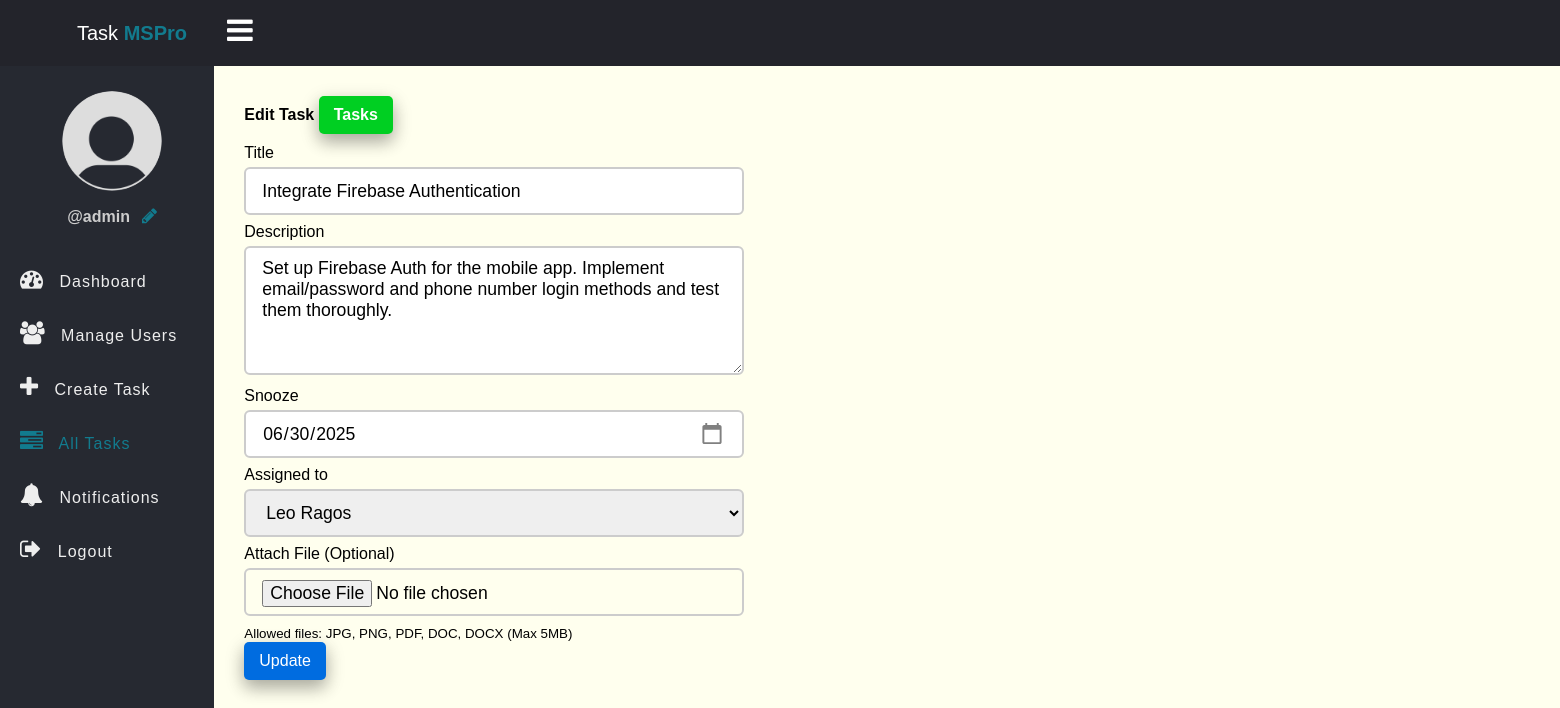
Screenshot of /edit-task.php?id=47 (signed in) with the database file from the repository.
### tables this page shows
CREATE TABLE `tasks` (
  `id` int(11) NOT NULL,
  `title` varchar(100) NOT NULL,
  `description` text DEFAULT NULL,
  `assigned_to` int(11) DEFAULT NULL,
  `due_date` date DEFAULT NULL,
  `status` enum('pending','in_progress','completed') DEFAULT 'pending',
  `created_at` timestamp NOT NULL DEFAULT current_timestamp(),
  `file_name` varchar(255) DEFAULT NULL
);

### app/model/Task.php (called while the page is built, shortened)
<?php
function get_task_by_id($conn, $id){
	$sql = "SELECT * FROM tasks WHERE id =? ";
	$stmt = $conn->prepare($sql);
	$stmt->execute([$id]);
	if($stmt->rowCount() > 0){
		$task = $stmt->fetch();
	}else $task = 0;
	return $task;
}

### app/model/User.php (called while the page is built, shortened)
<?php
function get_all_users($conn){
	$sql = "SELECT * FROM users WHERE role =? ";
	$stmt = $conn->prepare($sql);
	$stmt->execute(["employee"]);
	if($stmt->rowCount() > 0){
		$users = $stmt->fetchAll();
	}else $users = 0;
	return $users;
}

### edit-task.php (the view, shortened to what this page needs)
<?php
if (isset($_SESSION['role']) && isset($_SESSION['id']) && $_SESSION['role'] == "admin") {
    include "DB_connection.php";
    include "app/Model/Task.php";
    include "app/Model/User.php";
    $id = $_GET['id'];
    $task = get_task_by_id($conn, $id);
   $users = get_all_users($conn);
 ?>
<!DOCTYPE html>
<html>
<head>
	<link rel="stylesheet" href="https://stackpath.bootstrapcdn.com/font-awesome/4.7.0/css/font-awesome.min.css">
	<link rel="stylesheet" href="css/style.css">
</head>
<body>
	<?php include "inc/header.php" ?>
	<div class="body">
		<?php include "inc/nav.php" ?>
		<section class="section-1">
			<h4 class="title">Edit Task <a href="tasks.php">Tasks</a></h4>
			<form class="form-1"
			      method="POST"
			      action="app/update-task.php"
                  enctype="multipart/form-data">
				<div class="input-holder">
					<lable>Title</lable>
					<input type="text" name="title" class="input-1" placeholder="Full Name" value="<?=$task['title']?>"><br>
				</div>
				<div class="input-holder">
					<lable>Description</lable>
					<textarea name="description" rows="5" class="input-1" ><?=$task['description']?></textarea><br>
				</div>
				<div class="input-holder">
					<lable>Snooze</lable>
					<input type="date" name="due_date" class="input-1" placeholder="Snooze" value="<?=$task['due_date']?>"><br>
				</div>
            <div class="input-holder">
					<lable>Assigned to</lable>
					<select name="assigned_to" class="input-1">
						<?php if ($users !=0) {
							foreach ($users as $user) {
								if ($task['assigned_to'] == $user['id']) { ?>
									<option selected value="<?=$user['id']?>"><?=$user['full_name']?></option>
						<?php }else{ ?>
                  <option value="<?=$user['id']?>"><?=$user['full_name']?></option>
						<?php } } } ?>
					</select><br>
				</div>
				<div class="input-holder">
					<lable>Attach File (Optional)</lable>
					<input type="file" name="file" class="input-1" accept=".jpg,.jpeg,.png,.pdf,.doc,.docx"><br>
					<small>Allowed files: JPG, PNG, PDF, DOC, DOCX (Max 5MB)</small>
				</div>
				<button class="edit-btn">Update</button>
			</form>
		</section>
	</div>
</body>
</html>
<?php }else{
   $em = "Login First!";
   header("Location: login.php?error=$em");
   exit();
}
 ?>

### css/style.css (style rules this page uses)
* { padding: 0; margin: 0; box-sizing: border-box; font-family: arial, sans-serif; }
.body { display: flex; }
.section-1 { padding: 30px; }
.section-1 .title { margin-bottom: 10px; }
.section-1 .title a { text-decoration: none; display: inline-block; padding-left: 10px; border: none; background: #00CF22; padding: 10px 15px; color: #fff; font-size: 16px; border-radius: 5px; cursor: pointer; outline: none; transition: background 1s; box-shadow: 0 8px 16px 0 rgba(0,0,0,0.2), 0 6px 20px 0 rgba(0,0,0,0.19); }
.section-1 { width: 100%; background: #ffe; }
.edit-btn { text-decoration: none; display: inline-block; padding-left: 10px; border: none; background: #006CE0; padding: 10px 15px; color: #fff; font-size: 16px; border-radius: 5px; cursor: pointer; outline: none; transition: background 1s; box-shadow: 0 8px 16px 0 rgba(0,0,0,0.2), 0 6px 20px 0 rgba(0,0,0,0.19); }
.form-1 { width: 90%; max-width: 500px; }
.input-holder lable { display: block; margin-bottom: 5px; }
.input-1 { width: 100%; padding-right: 2.2em; }
.input-1, .form-control, select, textarea { font-size: 1.1rem; height: 48px; padding: 10px 16px; border-radius: 6px; border: 2px solid #ccc; margin-bottom: 0.5rem; width: 100%; box-sizing: border-box; }
textarea.input-1, textarea.form-control { min-height: 90px; height: auto; resize: vertical; }
input[type="date"].input-1 { position: relative; padding-right: 40px; }

### rows the page displays
tasks: title "Integrate Firebase Authentication", description "Set up Firebase Auth for the mobile app. Implement email/password and phone number login methods and test them thoroughly.", due_date "06/30/2025"

### other values shown
$_SESSION['username'] "admin"
form field assigned_to "Leo Ragos"
